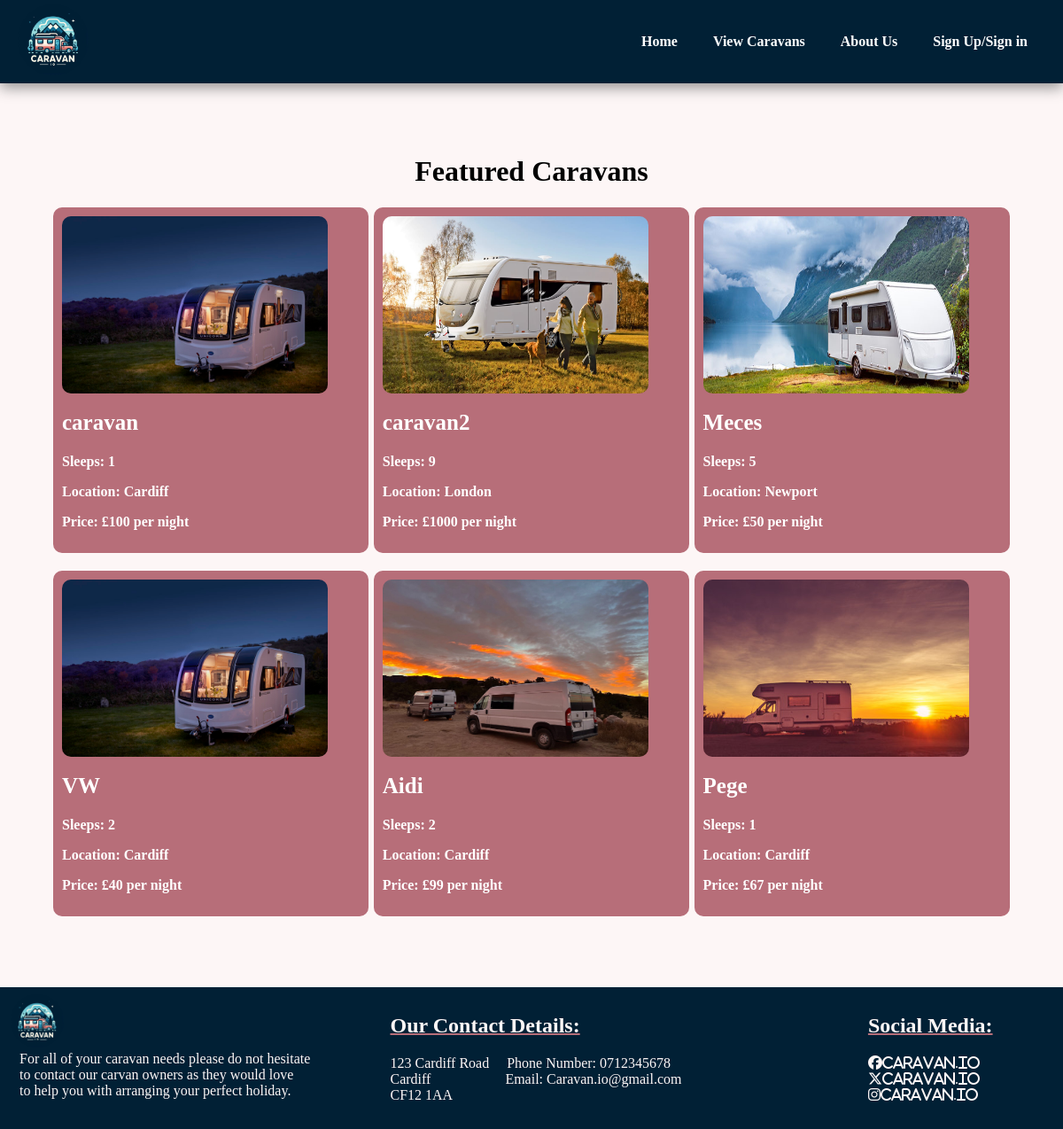
/viewCaravans/viewcaravans.php, run on the app's committed database.
### tables this page shows
CREATE TABLE `listinginput` (
  `id` int(20) NOT NULL,
  `title` varchar(50) NOT NULL,
  `price` bigint(20) NOT NULL,
  `description` varchar(200) NOT NULL,
  `contact` varchar(250) NOT NULL,
  `qty` int(250) NOT NULL,
  `location` varchar(250) NOT NULL,
  `image` blob NOT NULL,
  `user_id` int(11) NOT NULL
);

### viewCaravans/viewcaravans.php (the view, shortened to what this page needs)
<?php
$mysqli = require __DIR__."/database.php";
?>
<!DOCTYPE html>
<html lang="en">
<head>
    <link rel="stylesheet" href="viewCaravans.css">
</head>
<body>
<?php if (isset($_SESSION["user_id"])): ?>
    <section id="header">
        <a href="/MainProgram/MainPage/mainLoged.php"><img src="/MainProgram/img/logo.jpg" width="80" height="auto" class="logo"></a>
        <div>
            <ul id="navbar">
                <li><a class="active" href="/MainProgram/MainPage/mainLoged.php">Home</a></li>
                <li><a href="viewcaravans.php">View Caravans</a></li>
                <li><a href="/MainProgram/aboutUs/aboutus.php">About Us</a></li>
                <li><img src="/MainProgram/img/userprofile2.png" onclick="toggleMenu()" width="35" height="auto"></li>
            </ul>
            <div class="sub-menu-wrap" id="subMenu">
                <div class="sub-menu">
                    <div class="user-info">
                        <img src="/MainProgram/img/userprofile2.png" width="35" height="auto">
                        <h2><?= isset($user["first_name"]) ? htmlspecialchars($user["first_name"]) : "Guest" ?></h2>
                    </div>
                    <hr>
                    <a href="/MainProgram/addListing/phpdemo1.php" class="sub-menu-link">
                        <img src="/MainProgram/img/add.png" width="17" height="auto">
                        <p>Add Listing</p>
                        <span>></span>
                    </a>
                    <a href="/MainProgram/editListing/EditListing.php" class="sub-menu-link">
                        <img src="/MainProgram/img/edit.png" width="17" height="auto">
                        <p>Edit Listing</p>
                        <span>></span>
                    </a>
                    <a href="/MainProgram/MainPage/logout.php" class="sub-menu-link">
                        <img src="/MainProgram/img/logout.png" width="17" height="auto">
                        <p>Log Out</p>
                        <span>></span>
                    </a>
                </div>
            </div>
        </div>
        <script>
            let subMenu = document.getElementById("subMenu");
            function toggleMenu() {
                subMenu.classList.toggle("open-menu");
            }
        </script>
    </section>
<?php else: ?>
    <section id="header">
        <a href="/MainProgram/index.php"><img src="/MainProgram/img/logo.jpg" width = "80" height="auto" class="logo"></a>
        <div>
            <ul id="navbar">
                <li><a class="/MainProgram/index.php" href ="/MainProgram/index.php">Home</a></li>
                <li><a href ="viewcaravans.php">View Caravans</a></li>
                <li><a href ="/MainProgram/aboutUs/aboutus.php">About Us</a></li>
                <li><a href="/MainProgram/loginFormFolder/login.php">Sign Up/Sign in</a></li>
            </ul>
        </div>
    </section>
<?php  endif; ?>
<main>
    <div class="view-caravan-base">
        <h1>Featured Caravans</h1>
        <?php
        $sql = "SELECT * FROM listinginput";
        $result = $mysqli->query($sql);
        if ($result && $result->num_rows > 0) {
            $count = 0;
            echo "<div class='first-row'>";
            while ($row = $result->fetch_assoc()) {
                $count++;
                $caravan_title = htmlspecialchars($row['title']);
                $sleeps = htmlspecialchars($row['qty']);
                $location = htmlspecialchars($row['location']);
                $price = htmlspecialchars($row['price']);
                $id = htmlspecialchars($row['id']);
                ?>
                <div class="first-box">
                    <a href="/MainProgram/CaravanSummary/caravansummmary.php?id=<?= $id ?>">
                        <div class="image">
                            <?php
                            if (!empty($row['image'])) {
                                $imagePath = "/MainProgram/addListing/uploads/" . $row['image'];
                                echo '<img src="' . $imagePath . '" />';
                            } else {
                                echo '<img src="/MainProgram/uploads/placeholder.jpg" />';
                            }
                            ?>
                        </div>
                        <div class="caravan-info">
                            <div class="caravan-title">
                                <b><?= $caravan_title ?></b>
                            </div>
                            <div class="qty-sleeps">
                                <p>Sleeps: <span><?= $sleeps ?></span></p>
                            </div>
                            <div class="caravan-location">
                                <p>Location: <span><?= $location ?></span></p>
                            </div>
                            <div class="caravan-price">
                                <p>Price: <span>£<?= $price ?></span> per night</p>
                            </div>
                        </div>
                    </a>
                </div>
                <?php
                if ($count % 3 == 0) {
                    echo "</div><div class='first-row'>";
                }
            }
        } else {
            echo "<p>No caravans found.</p>";
        }
        ?>
    </div>
</main>
<footer>
    <div class="footer-row">
        <div class="col">
            <img src="/MainProgram/img/logo.jpg" class = "logo">
            <p>For all of your caravan needs please do not hesitate<br>
                to contact our carvan owners as they would love <br>
                to help you with arranging your perfect holiday.</p>
        </div>
        <div class="contact">
            <h2> Our Contact Details:</h2>
            <p>
                123 Cardiff Road &nbsp;&nbsp;&nbsp; Phone Number: 0712345678<br>
                Cardiff &nbsp;&nbsp;&nbsp;&nbsp;&nbsp;&nbsp;&nbsp;&nbsp;&nbsp;&nbsp;&nbsp;&nbsp;&nbsp;
                &nbsp;&nbsp;&nbsp;&nbsp;&nbsp; Email: Caravan.io@gmail.com <br>
                CF12 1AA <br>
            </p>
        </div>
        <div class="col">
            <h2>Social Media:</h2>
            <i class="fa-brands fa-facebook">Caravan.io</i><br>
            <i class="fa-brands fa-x-twitter">Caravan.io</i><br>
            <i class="fa-brands fa-instagram">Caravan.io</i>
        </div>
    </div>
</footer>
</body>
</html>

### viewCaravans/viewCaravans.css (style rules this page uses)
body { background-color: #FDF6F6; margin: 0px; height: 115vh; }
a { text-decoration: none; color: inherit; font-weight: 900; }
#header { display: flex; align-items: center ; justify-content: space-between; padding: 5px 20px; background:#012035 ; box-shadow: 0 5px 15px #949393; z-index: 1; position: sticky; top: 0; left: 0; }
#navbar { display: flex; align-items: center ; justify-content: center; }
#navbar li { list-style: none; padding: 0 20px; }
#navbar li a { text-decoration: none; font-size: 16px; font-weight: 600; color: white ; }
#header img { border-radius: 50%; height: auto; }
main { height: auto; display: flex; justify-content: center; margin-bottom: 5%; margin-top: 5%; }
h1 { text-align: center; }
.view-caravan-base { width: 90%; height: 99%; }
.first-row { display: flex; flex-wrap: wrap; justify-content: space-between; }
.first-box { background-color: #B76E79; width: 33%; height: auto; margin-bottom: 20px; box-sizing: border-box; padding: 10px; display: grid; flex-direction: column; border-radius: 10px; justify-content: flex-start; }
.image { flex: 0 0 auto; margin-left: 0; height: 200px; width: 300px; }
.image img { width: 300px; height: 200px; margin-bottom: 10px; border-radius: 10px; }
b { color: white; font-size: 25px; }
p { color: white; font-size: 16px; }
.caravan-info { margin-bottom: 0; }
.caravan-title { margin-bottom: 2%; font-size: 45px; }
footer { width: 100%; position: absolute; background-color: #012035; height: 160px; margin-bottom: 0; }
.footer-row .logo { height: auto ; width: 60px; border-radius: 50%; margin-top: 2%; }
footer p { padding:0 0 0 10px ; margin-top: 0 ; color: #FDF6F6; }
footer h2 { color: #FDF6F6; align-items: center; margin-top: 30px; padding: 0 0 0 10px; text-decoration: underline 2px #B76E79 ; }
.footer-row { width: 98%; margin: auto; display: flex; flex-wrap: wrap; align-items: flex-start; justify-content: space-between; }
.col { flex-basis: 33%; }
.col i { color: #FDF6F6; padding: 0 0 0 10px; margin: auto; }
.col h2 { position: relative; margin-top: 30px; }
.col i , .col h2 { padding-left: 180px; }

### data on the page
listinginput: image (picture), title "caravan", qty "1", location "Cardiff", price "100"
listinginput: image (picture), title "caravan2", qty "9", location "London", price "1000"
listinginput: image (picture), title "Meces", qty "5", location "Newport", price "50"
listinginput: image (picture), title "VW", qty "2", location "Cardiff", price "40"
listinginput: image (picture), title "Aidi", qty "2", location "Cardiff", price "99"
listinginput: image (picture), title "Pege", qty "1", location "Cardiff", price "67"
